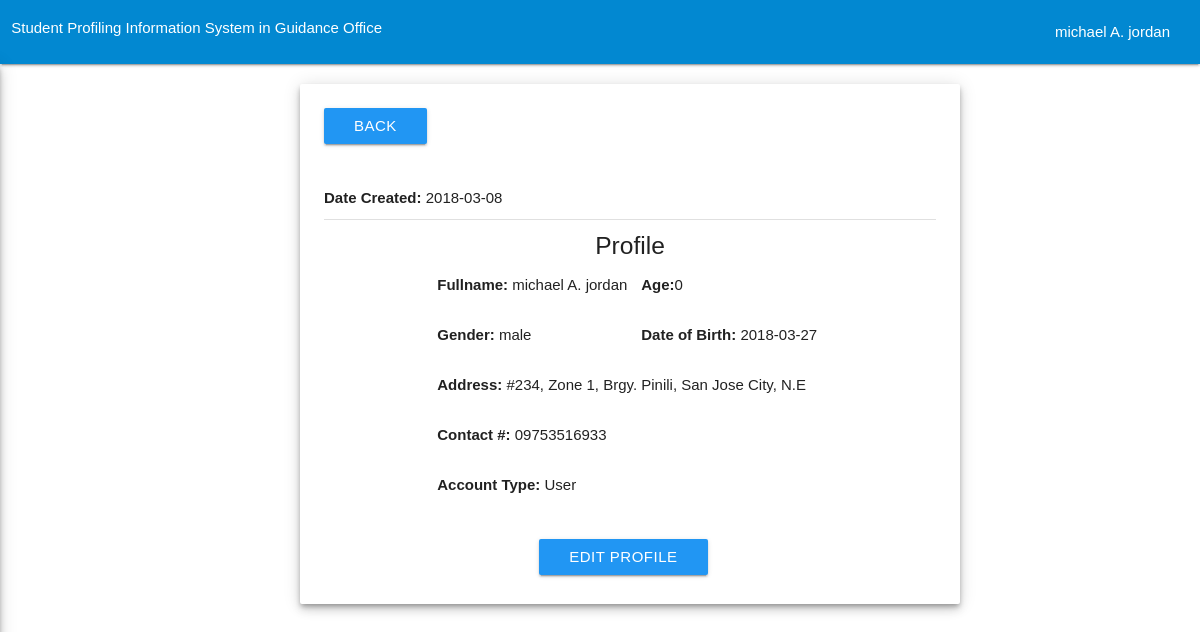
The app's page /user/user_profile.php (signed in) with its own data.
### tables this page shows
CREATE TABLE `accounts` (
  `id` int(255) NOT NULL,
  `username` varchar(255) NOT NULL,
  `password` varchar(255) NOT NULL,
  `user_type` int(2) NOT NULL,
  `sec_question` varchar(255) NOT NULL,
  `sec_ans` varchar(255) NOT NULL,
  `fullname` varchar(255) NOT NULL,
  `dob` date NOT NULL,
  `gender` varchar(8) NOT NULL,
  `address` varchar(255) NOT NULL,
  `cp_no` varchar(255) NOT NULL,
  `date_created` date NOT NULL,
  `status` int(2) NOT NULL
);

### user/user_profile.php (the view, shortened to what this page needs)
<?php
include '../database/db.php';
if(isset($_SESSION['user_type'])== 2){
$query1= mysqli_query($con,"SELECT * FROM accounts WHERE `username`='".$_SESSION['username']."' AND `user_type`= 2 ");
$arr1 = mysqli_fetch_array($query1);
$num1 = mysqli_num_rows($query1);
$dateOfBirth = $arr1['dob'];
$today = date("Y-m-d");
$diff = date_diff(date_create($dateOfBirth), date_create($today));
if($num1==1){
?>
<!DOCTYPE html>
<html>
	<head>
		<link type="text/css" rel="stylesheet" href="../assets/css/materialize.min.css"  media="screen,projection"/>
		<link type="text/css" rel="stylesheet" href="../assets/css/custom.css"  media="screen,projection"/>
		<link type="text/css" rel="stylesheet" href="../assets/css/custom2.css"  media="screen,projection"/>
	</head>
	<body>
		<?php include'nav_top.php';?>
	<div class="card-panel profile-content z-depth-3">
<div class="row">
				<a href="user_dashboard.php">
					<div class="btn blue">
						<span class="white-text">Back</span>
					</div>
				</a>
			</div>
			<br>
			<span><b>Date Created:</b> <?php echo  $arr1['date_created'];?></span>
			<br>
			<div class="divider" style="margin-top:10px;"></div>
			<h5 class="center">Profile</h5>
			<div class="row">
				<h6 class="col s8 push-s2"><b>Fullname:</b> <?php echo $arr1['fullname'];?></h6>
				<h6 class="col s3 pull-s2"><b>Age:</b><?php echo $diff->format('%y');?></h6>
			</div>
			<div class="row">
				<h6 class="col s4 push-s2"><b>Gender:</b> <?php echo $arr1['gender'];?></h6>
				<h6 class="col s6 push-s2"><b>Date of Birth:</b> <?php echo $arr1['dob'];?></h6>
			</div>
			<div class="row">
				<h6 class="col s8 push-s2"><b>Address:</b> <?php echo $arr1['address'];?></h6>
			</div>
			<div class="row">
				<h6 class="col s8 push-s2"><b>Contact #:</b> <?php echo $arr1['cp_no'];?></h6>
			</div>
			<div class="row">
					<?php
						if ($arr1['user_type'] == 2 ){
							$account = 'User';
						 }elseif ($arr1['user_type'] == 3 ) {
						  	$account = 'Guest';
						  }
					  ?>
					<h6 class="col s8 push-s2"><b>Account Type:</b> <?php echo $account;?></h6>
			</div>
			<div class="row">
			<div class=" col s4 push-s4" style="margin-top:20px;">
				<a href="user_profile.php?edit=1&id=<?php echo $arr1["id"];?>">
							<div class="btn waves-effect waves-light blue">Edit Profile
					</div>
				</a>
			</div>
			</div>
	</div>
	<?php
		}else{
			header ("location:../index.php");
			}
		}else{
			header ("location:../index.php");
		}
	?>
	</body>
</html>

### assets/css/custom.css (style rules this page uses)
@media (min-width: 321px) { html { font-family: GillSans, Calibri, Trebuchet, sans-serif; ; } }
@media (min-width: 321px) { a { text-decoration: none; } }
@media (min-width: 321px) { .profile-content { margin-top:20px; width:70%; margin-left: 15%; height:520px; } }
@media (min-width: 767px) { html { font-family: GillSans, Calibri, Trebuchet, sans-serif; ; } }
@media (min-width: 767px) { a { text-decoration: none; } }
@media (min-width: 767px) { .profile-content { margin-top:20px; width:70%; margin-left: 15%; height:520px; } }
@media (min-width: 768px) { html { font-family: GillSans, Calibri, Trebuchet, sans-serif; ; } }
@media (min-width: 768px) { a { text-decoration: none; } }
@media (min-width: 768px) { .profile-content { margin-top:20px; width:70%; margin-left: 15%; height:520px; } }
@media (min-width: 992px) { html { font-family: GillSans, Calibri, Trebuchet, sans-serif; ; } }
@media (min-width: 992px) { a { text-decoration: none; } }
@media (min-width: 992px) { .profile-content { margin-top:20px; width:55%; margin-left: 25%; height:520px; } }
@media (min-width: 1200px) { html { font-family: GillSans, Calibri, Trebuchet, sans-serif; ; } }
@media (min-width: 1200px) { a { text-decoration: none; } }
@media (min-width: 1200px) { .profile-content { margin-top:20px; width:55%; margin-left: 25%; height:520px; } }

### records on screen
accounts: date_created "2018-03-08", fullname "michael A. jordan", dob "0", gender "male", dob "2018-03-27", address "#234, Zone 1, Brgy. Pinili, San Jose City, N.E", cp_no "09753516933", user_type "User"

### other values on screen
$_SESSION['fullname'] "michael A. jordan"
